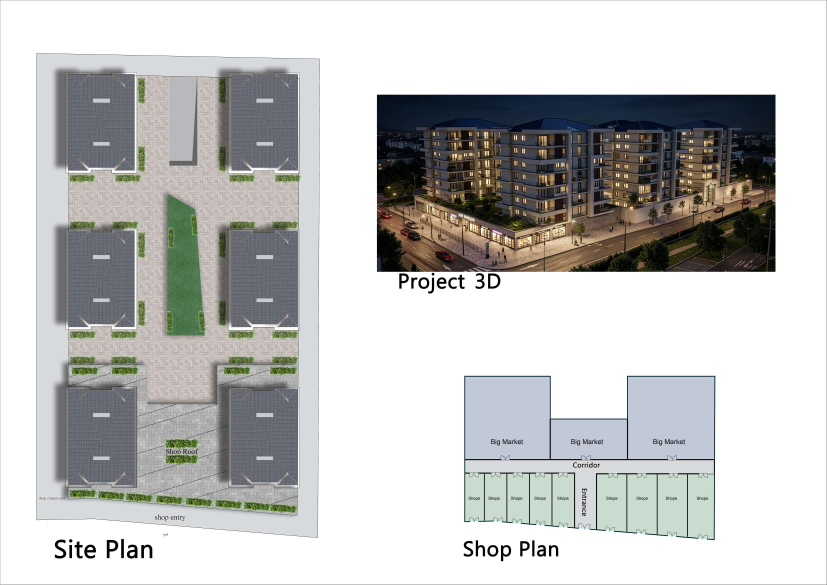
#> input picture assets-src/pages/p-003-002.jpg, 2480 x 1754 px, found by its file name (shown at 1/3 size)
$ python crop.py out.png
#> lines starting #> are read from the running program, lines starting #| are printed output that depends on the picture; after the words box and inside, x2 and y2 are one past the last pixel; in counts of white or black regions, pixels touching at a corner belong together
"""Crop every render / drawing / photo out of the flattened portfolio pages.
Boxes are in native page pixels (pages are 1190x841 @72dpi, 2480x1754 @150dpi, 2381x1683 @144dpi).
kind: r = render/photo (gets super-resolution), d = drawing (kept crisp, background whitened)."""
import os, sys, json
import numpy as np
from PIL import Image

P = 'assets-src/pages/'
C = {
 # Mixed-use residential complex (6 towers)
 'mrc-site-plan':   ('p-003-002.jpg', (109, 158, 851, 1440), 'd'),
 'mrc-street':      ('p-003-002.jpg', (1128, 284, 1200, 532), 'r'),
 'mrc-shop-plan':   ('p-003-002.jpg', (1392, 1126, 755, 498), 'd'),
 'mrc-section-n':   ('p-004-003.jpg', (144, 128, 1229, 585), 'd'),
 'mrc-floor-plan':  ('p-004-003.jpg', (1696, 67, 544, 725), 'd'),
 'mrc-section-e':   ('p-004-003.jpg', (51, 944, 2307, 685), 'd'),
 'mrc-aerial':      ('p-005-004.jpg', (194, 15, 802, 811), 'r'),
 'mrc-night-a':     ('p-006-005.jpg', (123, 0, 948, 458), 'r'),
 'mrc-night-b':     ('p-006-005.jpg', (123, 459, 948, 382), 'r'),
 # Residential & commercial complex (mall + 3 towers)
 'rcc-mall-g':      ('p-008-007.jpg', (100, 64, 768, 655), 'd'),
 'rcc-mall-1':      ('p-008-007.jpg', (1664, 71, 761, 655), 'd'),
 'rcc-mall-site':   ('p-008-007.jpg', (704, 440, 1035, 841), 'd'),
 'rcc-mall-2':      ('p-008-007.jpg', (80, 973, 784, 650), 'd'),
 'rcc-mall-3':      ('p-008-007.jpg', (1648, 944, 792, 669), 'd'),
 'rcc-legend':      ('p-008-007.jpg', (955, 1432, 730, 300), 'd'),
 'rcc-base-1':      ('p-009-008.jpg', (216, 206, 567, 480), 'd'),
 'rcc-base-2':      ('p-009-008.jpg', (945, 206, 569, 482), 'd'),
 'rcc-base-3':      ('p-009-008.jpg', (1704, 206, 574, 482), 'd'),
 'rcc-apt-low-mix': ('p-009-008.jpg', (214, 1047, 516, 648), 'd'),
 'rcc-apt-low':     ('p-009-008.jpg', (735, 1047, 502, 648), 'd'),
 'rcc-apt-high-mix':('p-009-008.jpg', (1286, 1047, 483, 648), 'd'),
 'rcc-apt-high':    ('p-009-008.jpg', (1774, 1047, 516, 648), 'd'),
 'rcc-off-g':       ('p-010-009.jpg', (15, 252, 579, 427), 'd'),
 'rcc-off-1-4':     ('p-010-009.jpg', (610, 252, 578, 427), 'd'),
 'rcc-off-5-9':     ('p-010-009.jpg', (1206, 249, 581, 433), 'd'),
 'rcc-off-10-12':   ('p-010-009.jpg', (17, 754, 582, 432), 'd'),
 'rcc-off-13':      ('p-010-009.jpg', (616, 754, 580, 432), 'd'),
 'rcc-off-14':      ('p-010-009.jpg', (1210, 754, 579, 432), 'd'),
 'rcc-off-15':      ('p-010-009.jpg', (20, 1262, 582, 432), 'd'),
 'rcc-off-16-21':   ('p-010-009.jpg', (619, 1263, 582, 431), 'd'),
 'rcc-off-22':      ('p-010-009.jpg', (1218, 1263, 582, 431), 'd'),
 'rcc-section':     ('p-010-009.jpg', (1829, 1034, 637, 640), 'd'),
 'rcc-off-render':  ('p-010-009.jpg', (1882, 337, 538, 399), 'r'),
 'rcc-night':       ('p-011-010.jpg', (271, 83, 649, 610), 'r'),
 'rcc-day':         ('p-012-011.jpg', (39, 114, 685, 646), 'r'),
 'rcc-night-2':     ('p-012-011.jpg', (771, 100, 342, 321), 'r'),
 'rcc-aerial':      ('p-012-011.jpg', (769, 461, 350, 331), 'r'),
 # Senior living village (diploma)
 'slv-sheet-a':     ('p-014-013.jpg', (0, 0, 1190, 841), 'd'),
 'slv-site-plan':   ('p-014-013.jpg', (704, 195, 462, 634), 'r'),
 'slv-concept':     ('p-014-013.jpg', (640, 10, 545, 170), 'd'),
 'slv-dorm-1':      ('p-015-014.jpg', (40, 135, 1180, 520), 'd'),
 'slv-dorm-2':      ('p-015-014.jpg', (40, 690, 1180, 560), 'd'),
 'slv-dorm-3':      ('p-015-014.jpg', (40, 1250, 1180, 470), 'd'),
 'slv-health':      ('p-015-014.jpg', (1260, 140, 1200, 520), 'd'),
 'slv-admin':       ('p-015-014.jpg', (1260, 690, 1200, 560), 'd'),
 'slv-services':    ('p-015-014.jpg', (1260, 1320, 1200, 400), 'd'),
 'slv-aerial':      ('p-016-015.jpg', (0, 146, 1190, 646), 'r'),
 'slv-r1':          ('p-017-016.jpg', (29, 14, 1160, 828), 'r'),
 'slv-r2':          ('p-017-016.jpg', (1210, 17, 1156, 827), 'r'),
 'slv-r3':          ('p-017-016.jpg', (29, 887, 1159, 772), 'r'),
 'slv-r4':          ('p-017-016.jpg', (1205, 888, 1159, 771), 'r'),
 # Community center
 'cc-sketch-1':     ('p-019-018.jpg', (509, 0, 328, 198), 'r'),
 'cc-sketch-2':     ('p-019-018.jpg', (845, 0, 334, 195), 'r'),
 'cc-site-plan':    ('p-019-018.jpg', (540, 205, 636, 451), 'r'),
 'cc-model-1':      ('p-019-018.jpg', (508, 637, 263, 199), 'r'),
 'cc-model-2':      ('p-019-018.jpg', (856, 648, 276, 172), 'r'),
 'cc-plan-g':       ('p-020-019.jpg', (36, 0, 1132, 799), 'd'),
 'cc-plan-1':       ('p-020-019.jpg', (1326, 0, 1130, 795), 'd'),
 'cc-elev-a':       ('p-020-019.jpg', (33, 888, 1166, 780), 'd'),
 'cc-elev-b':       ('p-020-019.jpg', (1256, 878, 1200, 790), 'd'),
 'cc-aerial':       ('p-021-020.jpg', (17, 136, 1158, 617), 'r'),
 'cc-r1':           ('p-022-021.jpg', (16, 16, 596, 396), 'r'),
 'cc-r2':           ('p-022-021.jpg', (613, 94, 577, 303), 'r'),
 'cc-r3':           ('p-022-021.jpg', (4, 514, 396, 270), 'r'),
 'cc-r4':           ('p-022-021.jpg', (401, 479, 789, 341), 'r'),
 # Villa one
 'v1-section-a':    ('p-024-023.jpg', (684, 64, 506, 200), 'd'),
 'v1-section-b':    ('p-024-023.jpg', (684, 280, 506, 232), 'd'),
 'v1-site':         ('p-024-023.jpg', (4, 307, 296, 193), 'r'),
 'v1-massing':      ('p-024-023.jpg', (327, 349, 299, 113), 'r'),
 'v1-plan-render':  ('p-024-023.jpg', (94, 606, 357, 235), 'r'),
 'v1-plans':        ('p-024-023.jpg', (593, 575, 597, 266), 'd'),
 'v1-render':       ('p-025-024.jpg', (0, 136, 1190, 705), 'r'),
 # Villa two
 'v2-section-a':    ('p-027-026.jpg', (676, 60, 468, 199), 'd'),
 'v2-section-b':    ('p-027-026.jpg', (651, 280, 493, 232), 'd'),
 'v2-r1':           ('p-027-026.jpg', (19, 286, 517, 302), 'r'),
 'v2-r2':           ('p-027-026.jpg', (17, 602, 519, 239), 'r'),
 'v2-plans':        ('p-027-026.jpg', (613, 580, 577, 261), 'd'),
 # Facade design, residential complex (blocks A-D)
 'fac-plans':       ('p-029-028.jpg', (200, 40, 2169, 1660), 'd'),
 'fac-elevation':   ('p-030-029.jpg', (144, 114, 1138, 494), 'd'),
 'fac-site':        ('p-030-029.jpg', (1488, 42, 930, 716), 'd'),
 'fac-sec-n':       ('p-030-029.jpg', (200, 983, 916, 593), 'd'),
 'fac-sec-e':       ('p-030-029.jpg', (1309, 1015, 955, 582), 'd'),
 'fac-aerial':      ('p-031-030.jpg', (0, 0, 1190, 841), 'r'),
 'fac-street':      ('p-032-031.jpg', (0, 0, 1190, 841), 'r'),
 # Modern villa residences
 'mvr-plan-b':      ('p-034-033.jpg', (304, 64, 784, 656), 'd'),
 'mvr-plan-g':      ('p-034-033.jpg', (1408, 64, 885, 656), 'd'),
 'mvr-plan-1':      ('p-034-033.jpg', (256, 929, 871, 735), 'd'),
 'mvr-plan-r':      ('p-034-033.jpg', (1449, 929, 886, 735), 'd'),
 'mvr-site-sec':    ('p-035-034.jpg', (249, 104, 1963, 423), 'd'),
 'mvr-elev':        ('p-035-034.jpg', (42, 574, 799, 380), 'd'),
 'mvr-side-sec':    ('p-035-034.jpg', (1529, 574, 920, 380), 'd'),
 'mvr-site-plan':   ('p-035-034.jpg', (385, 1106, 1710, 474), 'd'),
 'mvr-r1':          ('p-036-035.jpg', (0, 0, 1190, 841), 'r'),
 'mvr-r2':          ('p-037-036.jpg', (0, 0, 1190, 841), 'r'),
 # Cover drawing
 'cover-wire':      ('p-001-000.jpg', (284, 0, 906, 841), 'd'),
}
# whole small photos (site supervision) — kept whole
WHOLE = {
 'toki-aerial': 'p-038-037.jpg', 'toki-court': 'p-038-038.jpg', 'toki-osman': 'p-038-039.jpg',
 'toki-roof': 'p-038-040.jpg', 'toki-mosque': 'p-038-041.jpg',
 'cer-d10-before': 'p-039-042.jpg', 'cer-d10-after': 'p-039-043.jpg',
 'cer-d12-before': 'p-039-044.jpg', 'cer-d12-after': 'p-039-045.jpg',
 'cer-d7-before': 'p-039-046.jpg', 'cer-d7-after': 'p-039-047.jpg',
 'leak-d20': 'p-040-048.jpg', 'leak-b02': 'p-040-049.jpg', 'leak-d21': 'p-040-050.jpg',
 'fix-silicone': 'p-040-051.jpg', 'fix-collar': 'p-040-052.jpg', 'fix-membrane': 'p-040-053.jpg',
 'doc-defect': 'p-041-054.jpg', 'doc-overview-a': 'p-041-055.jpg', 'doc-overview-b': 'p-041-056.jpg',
 'doc-glass-table': 'p-041-057.png', 'doc-ceramic-table': 'p-041-058.jpg',
}

WHITEN = {
 'cover-wire': [(0, 90, 790, 315)],
 'fac-plans':  [(60, 110, 390, 215)],
}

def trim(im, thr=242, frac=0.985, pad=0):
    """Trim near-white margins (rows/cols that are almost entirely paper)."""
    a = np.asarray(im.convert('L'))
    white = a >= thr
    rows = white.mean(1) < frac; cols = white.mean(0) < frac
    if not rows.any() or not cols.any(): return im
    y0, y1 = np.argmax(rows), len(rows) - np.argmax(rows[::-1])
    x0, x1 = np.argmax(cols), len(cols) - np.argmax(cols[::-1])
    return im.crop((max(0, x0 - pad), max(0, y0 - pad), min(im.width, x1 + pad), min(im.height, y1 + pad)))

out = sys.argv[1]; os.makedirs(out, exist_ok=True)
meta = {}
for k, (f, (x, y, w, h), kind) in C.items():
    page = Image.open(P + f).convert('RGB')
#> page is the input picture: PIL image 2480x1754 RGB; mean R, G, B 194, 194.5, 193.4
    for (a0, b0, a1, b1) in WHITEN.get(k, []):
        page.paste((255, 255, 255), (a0, b0, a1, b1))
    im = page.crop((x, y, x + w, y + h))
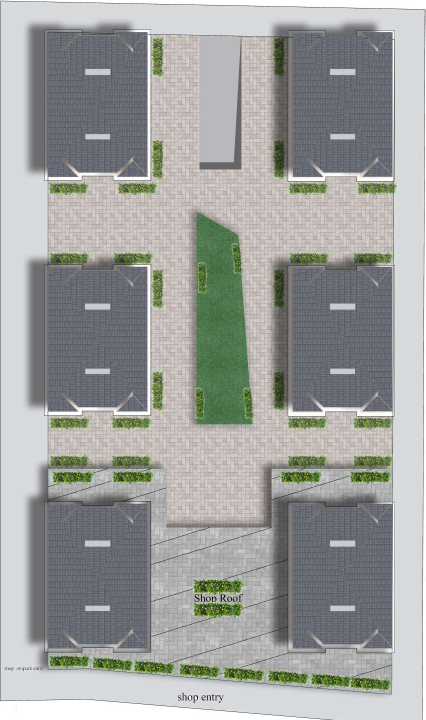
#> im: PIL image 851x1440 RGB (shown at 1/2 size); mean R, G, B 157.9, 160.1, 158.2
    im = trim(im, pad=2 if kind == 'r' else 14)
#> in trim, `a = np.asarray(im.convert('L'))`:
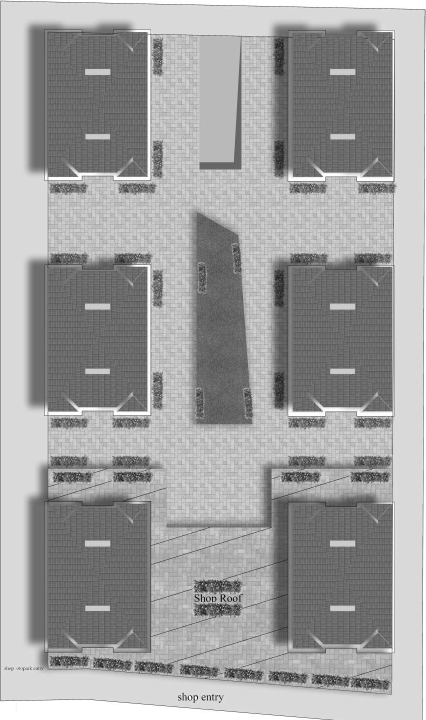
#> a: shape (1440, 851) (shown at 1/2 size); min 0, max 255, mean 159.2
#> in trim, `white = a >= thr`:
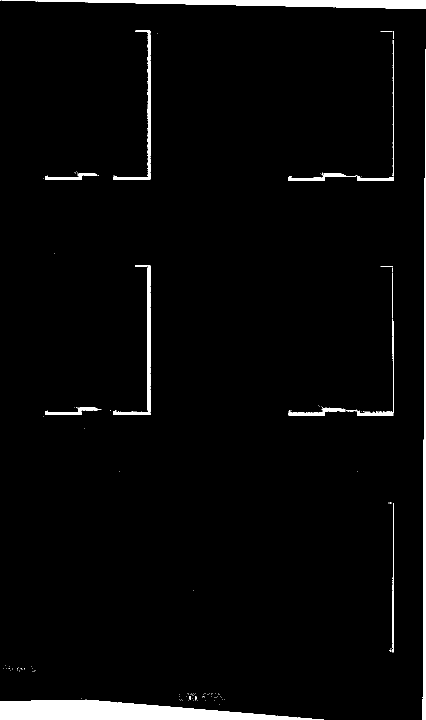
#> white: shape (1440, 851) bool (shown at 1/2 size); 3.2% white; 150 white regions (125 under 20 px), largest, box (x1, y1, x2, y2) and area: (0, 1399, 648, 1440) 16483, (3, 0, 851, 18) 8144, (845, 98, 851, 1440) 4158
#> in trim, `y0, y1 = np.argmax(rows), len(rows) - np.argmax(rows[::-1])`: y0 = 1; y1 = 1440
#> in trim, `x0, x1 = np.argmax(cols), len(cols) - np.argmax(cols[::-1])`: x0 = 0; x1 = 851
#> (the run stopped early here; a loop or call above may not have finished)
